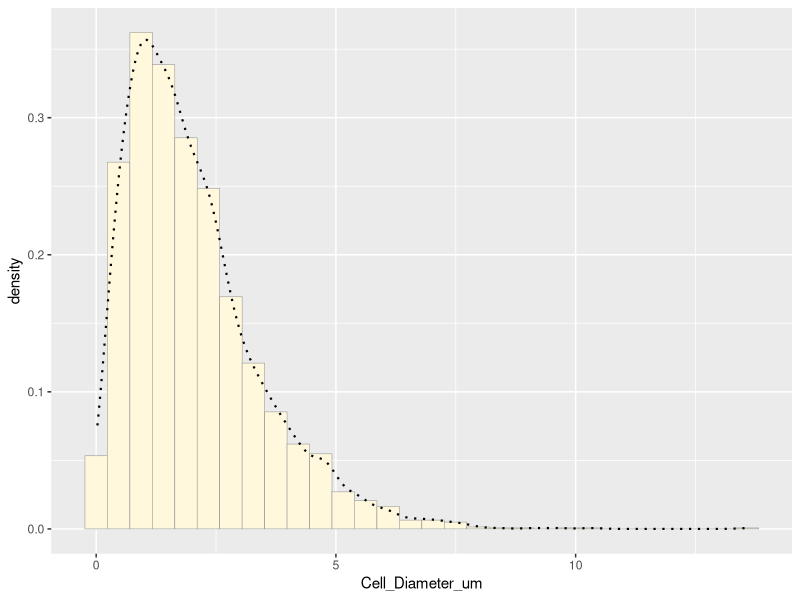
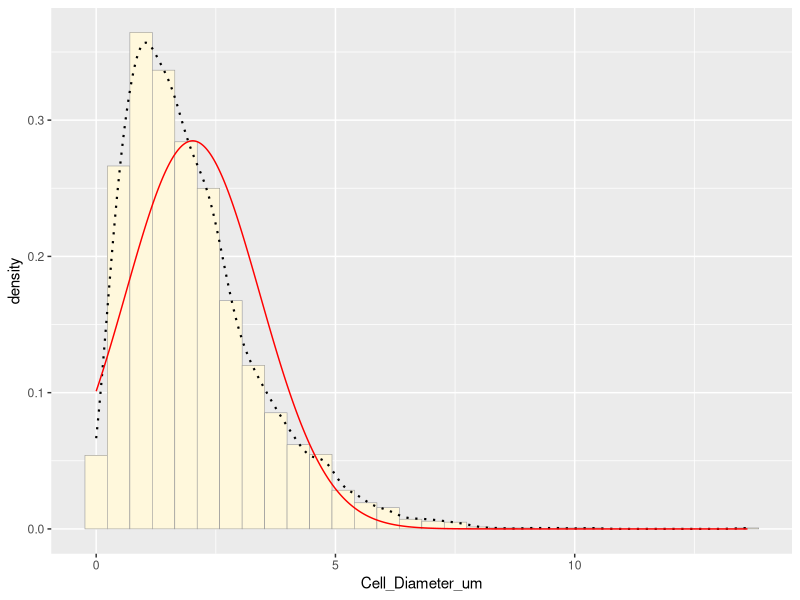
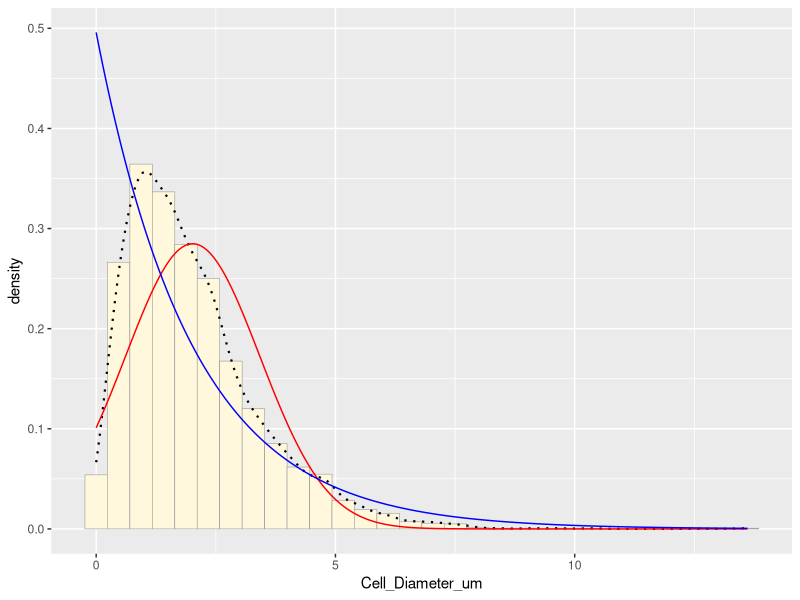
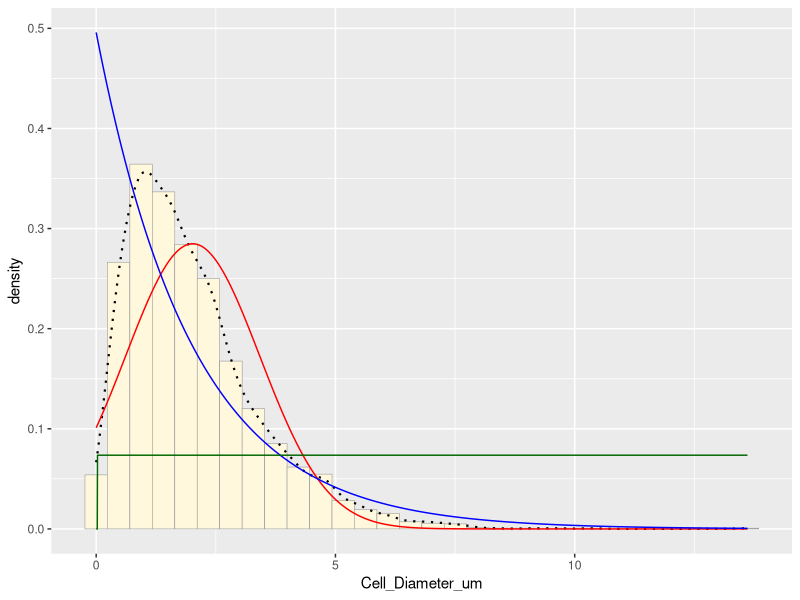
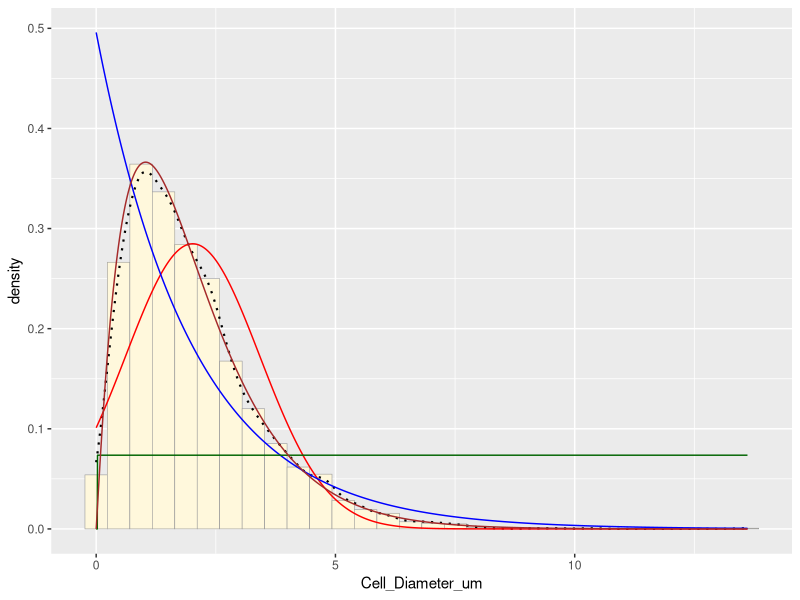
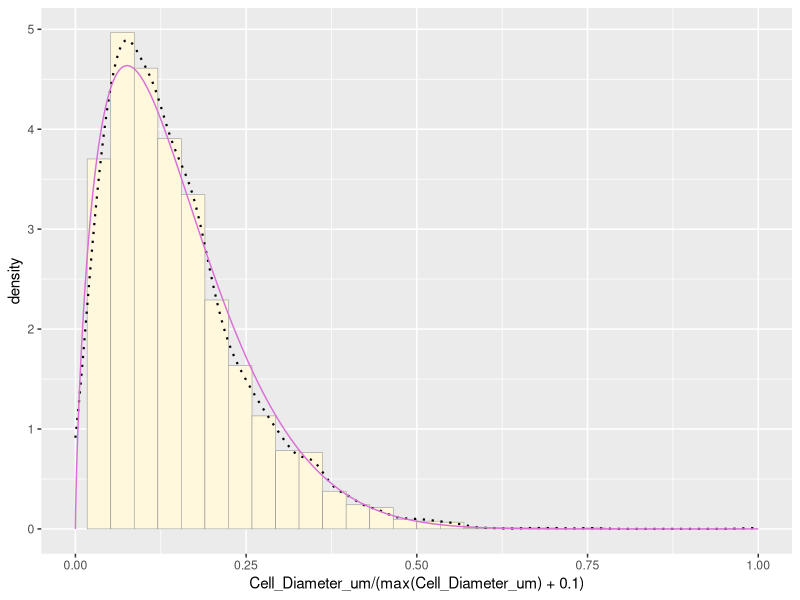
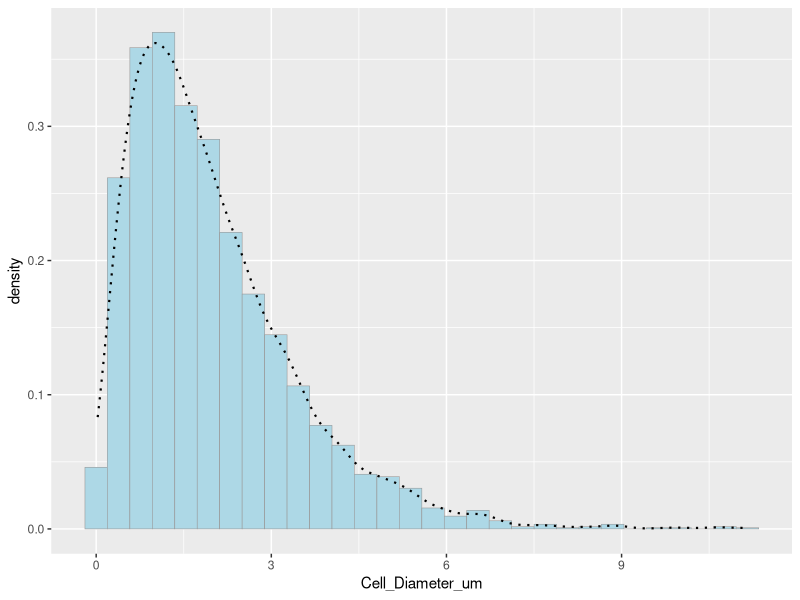
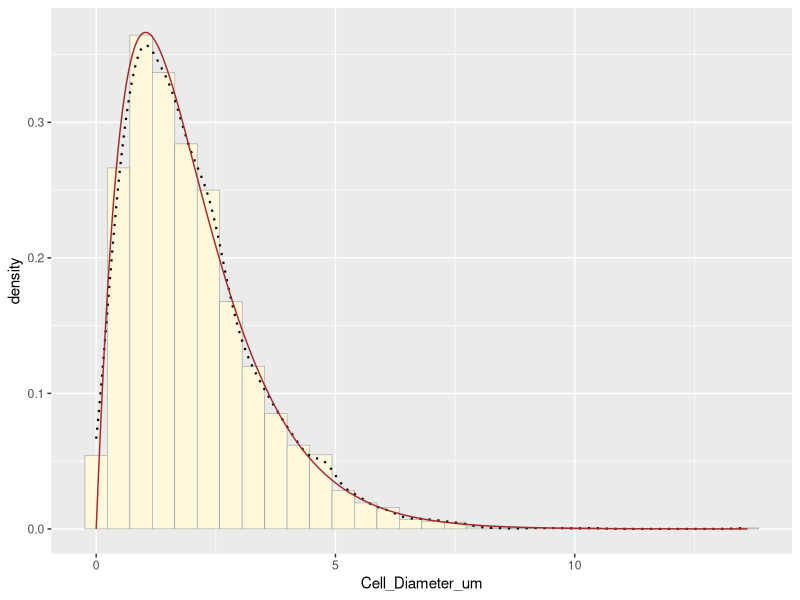

The R source for these figures, in order:
## ---- chunk 1
knitr::opts_chunk$set(echo = TRUE)
## ---- chunk 2
#Load necessary librarues
library(ggplot2)
library(MASS)
z <- read.table("cellular_biology_data.csv",header=TRUE,sep=",")
str(z)
summary(z)
## ---- chunk 3
# Plot histogram of cell diameters
p1 <- ggplot(data=z, aes(x=Cell_Diameter_um, y=..density..)) +
  geom_histogram(color="grey60", fill="cornsilk", size=0.2) +
  geom_density(linetype="dotted", size=0.75)  # Add empirical density curve
print(p1)
## ---- chunk 4
normPars <- fitdistr(z$Cell_Diameter_um, "normal")
meanML <- normPars$estimate["mean"]
sdML <- normPars$estimate["sd"]

# Plot normal probability density
xval <- seq(0, max(z$Cell_Diameter_um), len=length(z$Cell_Diameter_um))
stat <- stat_function(aes(x = xval, y = ..y..), fun = dnorm, colour="red", 
                      n = length(z$Cell_Diameter_um), args = list(mean = meanML, sd = sdML))
p1 + stat
## ---- chunk 5
expoPars <- fitdistr(z$Cell_Diameter_um, "exponential")
rateML <- expoPars$estimate["rate"]

# Plot exponential probability density
stat2 <- stat_function(aes(x = xval, y = ..y..), fun = dexp, colour="blue", 
                       n = length(z$Cell_Diameter_um), args = list(rate=rateML))
p1 + stat + stat2
## ---- chunk 6
stat3 <- stat_function(aes(x = xval, y = ..y..), fun = dunif, colour="darkgreen", 
                       n = length(z$Cell_Diameter_um), args = list(min=min(z$Cell_Diameter_um), max=max(z$Cell_Diameter_um)))
p1 + stat + stat2 + stat3
## ---- chunk 7
gammaPars <- fitdistr(z$Cell_Diameter_um, "gamma")
shapeML <- gammaPars$estimate["shape"]
rateML <- gammaPars$estimate["rate"]

# Plot gamma probability density
stat4 <- stat_function(aes(x = xval, y = ..y..), fun = dgamma, colour="brown", 
                       n = length(z$Cell_Diameter_um), args = list(shape=shapeML, rate=rateML))
p1 + stat + stat2 + stat3 + stat4
## ---- chunk 8
pSpecial <- ggplot(data=z, aes(x=Cell_Diameter_um/(max(Cell_Diameter_um) + 0.1), y=..density..)) +
  geom_histogram(color="grey60", fill="cornsilk", size=0.2) + 
  xlim(c(0,1)) +
  geom_density(size=0.75, linetype="dotted")

betaPars <- fitdistr(x=z$Cell_Diameter_um/max(z$Cell_Diameter_um + 0.1), start=list(shape1=1, shape2=2), "beta")
shape1ML <- betaPars$estimate["shape1"]
shape2ML <- betaPars$estimate["shape2"]

statSpecial <- stat_function(aes(x = xval, y = ..y..), fun = dbeta, colour="orchid", 
                             n = length(z$Cell_Diameter_um), args = list(shape1=shape1ML, shape2=shape2ML))
pSpecial + statSpecial
## ---- chunk 9
new_data <- rgamma(n=length(z$Cell_Diameter_um), shape=shapeML, rate=rateML)
df_new <- data.frame(Cell_Diameter_um=new_data)

# Plot histogram of simulated data
p2 <- ggplot(data=df_new, aes(x=Cell_Diameter_um, y=..density..)) +
  geom_histogram(color="grey60", fill="lightblue", size=0.2) +
  geom_density(linetype="dotted", size=0.75)
print(p2)
## ---- chunk 10
p1 + stat4  # Original data with gamma fit
p2  # Simulated data
